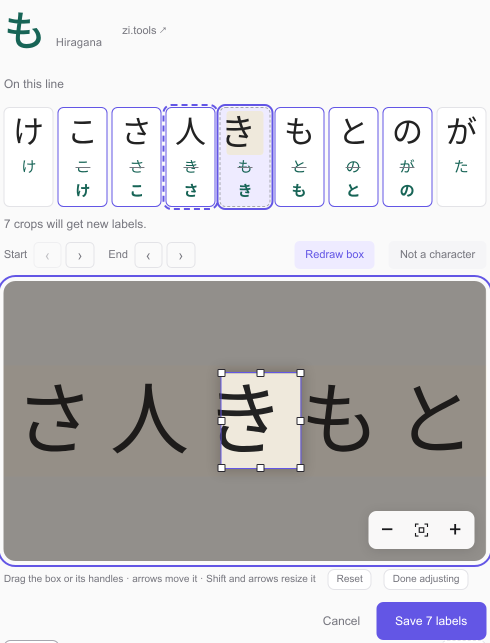
#> input picture pr-566/desktop-light-redraw.png, 980 x 1286 px (shown at 1/2 size)
$ python -i symbol_parts.py   (imports and definitions only)
#> lines starting #> are read from the running program, lines starting #| are printed output that depends on the picture; after the words box and inside, x2 and y2 are one past the last pixel; in counts of white or black regions, pixels touching at a corner belong together
#> further down, picture is the input picture: PIL image 980x1286 RGB; mean R, G, B 200, 198.2, 200.3
### src/glyph_atlas/vocab_tree.py
"""A vocabulary whose values form a tree, each value written as its path from the root.

`data/vocab/production.yaml` is one: `printed/type/metal` narrows `printed/type`, and a record takes
the deepest node its evidence states. A flat list such as `data/vocab/style.yaml` is a tree of one
level. A scope selects values by
the tree: `all`, a node and everything under it, or `not:` and a node for everything outside it.
"""
from functools import cached_property
from pathlib import Path

import yaml


class Tree:
    def __init__(self, path: Path):
        self.path = path

    # [18 lines left out: functions nodes, check, not called in this run]

    def label(self, value: str) -> str:
        return self.nodes[self.check(value)]["en"]

    # [16 lines left out: functions within, in_scope, check_scope, not called in this run]

### src/glyph_atlas/symbol_parts.py
"""Read detached printed triangles separately from neighbouring characters.

Geometry only proposes regions. An OCR vote must identify each triangle before
it appears in a suggestion; automatic splitting requires reliable child readings.
"""

from __future__ import annotations

from itertools import pairwise, product

import numpy as np
from PIL import Image

from .split_proposals import graphemes

ENGINE = "Separated symbol OCR"


def triangle_regions(image: Image.Image) -> list[dict]:
    """Locate filled, upright, disconnected triangles without cutting other ink."""
    if image.width < 10 or image.height < 16:
        return []
    try:
        import cv2
    except ImportError:
        return []
    gray = np.asarray(image.convert("L"))
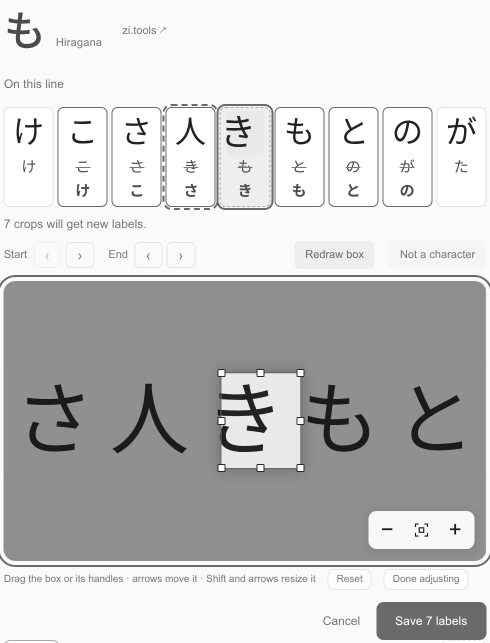
#> gray: shape (1286, 980) (shown at 1/2 size); min 25, max 255, mean 198.8
    if int(gray.max()) - int(gray.min()) < 30:
        return []
    _, mask = cv2.threshold(gray, 0, 255, cv2.THRESH_BINARY_INV + cv2.THRESH_OTSU)
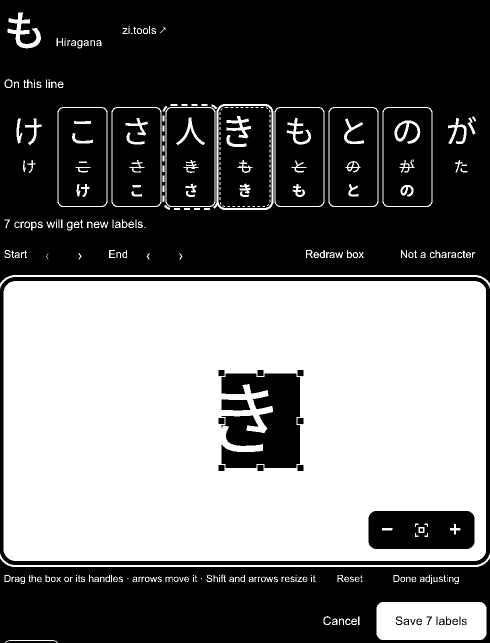
#> mask: shape (1286, 980) (shown at 1/2 size); 44.1% white; 319 white regions (77 under 20 px), largest, box (x1, y1, x2, y2) and area: (7, 562, 972, 1122) 498894, (753, 1204, 973, 1280) 15738, (0, 1107, 980, 1134) 3995
    count, labels, stats, _ = cv2.connectedComponentsWithStats(mask, 8)
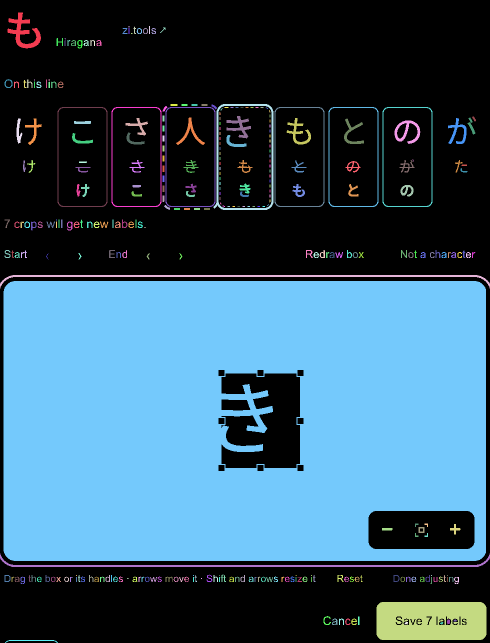
#> labels: shape (1286, 980) int32 (shown at 1/2 size); 320 distinct labels, from 0 to 319; one colour per label, 0 black
#> count = 320; stats = 320 rows, first 6: [0, 0, 980, 1286, 704449], [15, 25, 67, 72, 1726], [257, 52, 2, 3, 6], [267, 53, 5, 15, 38], [298, 52, 2, 16, 32], [320, 55, 11, 11, 30]
    components = [(i, stats[i]) for i in range(1, count) if stats[i, 4] >= 4]
#> components = 315 items, first 6: (1, [15, 25, 67, 72, 1726]), (2, [257, 52, 2, 3, 6]), (3, [267, 53, 5, 15, 38]), (4, [298, 52, 2, 16, 32]), (5, [320, 55, 11, 11, 30]), (6, [245, 56, 10, 12, 58])
    regions = []
    for index, (x, y, w, h, mass) in components:
        if w < 8 or h < 6 or w < image.width * .4 or not .65 <= w / h <= 3:
            continue
        component = np.uint8(labels[y:y+h, x:x+w] == index) * 255
        contours, _ = cv2.findContours(component, cv2.RETR_EXTERNAL, cv2.CHAIN_APPROX_SIMPLE)
        contour = max(contours, key=cv2.contourArea)
        area = cv2.contourArea(contour)
        hull_area = cv2.contourArea(cv2.convexHull(contour))
        if not .38 <= area / (w * h) <= .65 or area / max(1, hull_area) < .87:
            continue
        vertices = cv2.approxPolyDP(contour, .07 * cv2.arcLength(contour, True), True)[:, 0]
        if len(vertices) != 3:
            continue
        apex, *base = sorted(vertices, key=lambda point: point[1])
        left, right = sorted(base, key=lambda point: point[0])
        if (apex[1] > h * .25 or min(left[1], right[1]) < h * .65
                or abs(int(left[1]) - int(right[1])) > h * .25
                or not left[0] + w * .2 <= apex[0] <= right[0] - w * .2):
            continue
        other = (labels != index) & (mask > 0)
        if int(other[y:y+h].sum()) > max(2, mass * .04):
            continue
        # Even when adjacent components have no empty row between them, their
        # non-overlapping vertical extents provide an ink-preserving boundary.
        rows = np.flatnonzero(other.sum(axis=1) >= max(2, image.width * .04))
        before, after = rows[rows < y], rows[rows >= y+h]
        top = (int(before[-1]) + 1 + int(y)) // 2 if len(before) else 0
        bottom = (int(y+h) + int(after[0])) // 2 if len(after) else image.height
        if top == 0 and bottom == image.height:
            continue  # Already one symbol; there is no joined region to separate.
        regions.append((top, bottom))
#> this loop made 315 passes
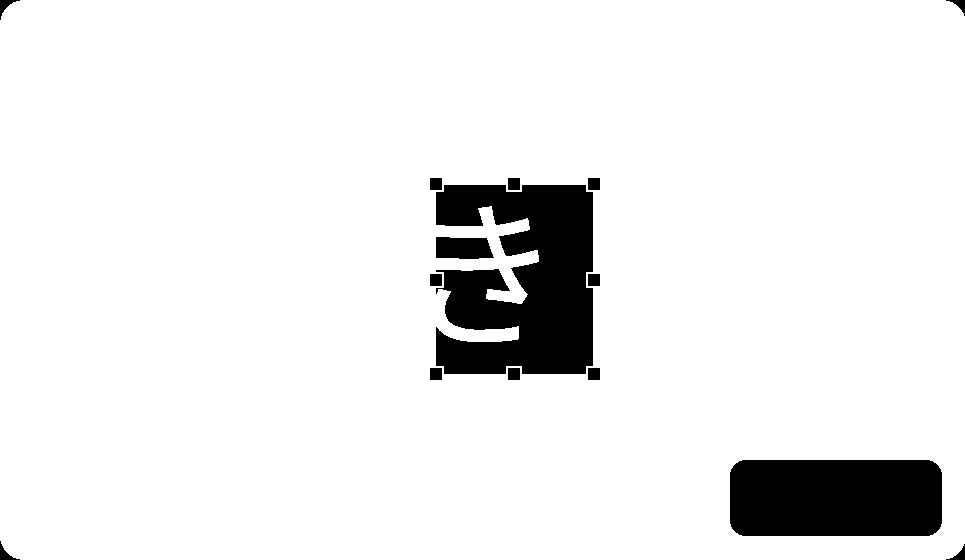
#> component: shape (560, 965); 92.3% white; 15 black regions, largest, box (x1, y1, x2, y2) and area: (436, 185, 593, 374) 22872, (730, 460, 942, 536) 15894, (436, 237, 494, 259) 1119
#> after the loop, regions = []
    regions = sorted(set(regions))
    if not regions or len(regions) > 2 or any(a[1] > b[0] for a, b in pairwise(regions)):
        return []
    edges = sorted({0, image.height, *(v for region in regions for v in region)})
    return [{"box": {"x": 0, "y": top, "w": image.width, "h": bottom-top},
             "symbol": (top, bottom) in regions} for top, bottom in pairwise(edges)]


def _votes(result):
    return result.get("votes", result.get("candidates", []))


# [68 lines left out: functions _triangle_confirmed, _choices, _reliable_text, recognize_parts, not called in this run]

>>> from PIL import Image
>>> picture = Image.open('../../pr-566/desktop-light-redraw.png')
>>> result = triangle_regions(picture)
#> result = []

$ run again, on pr-566/desktop-light-before.png
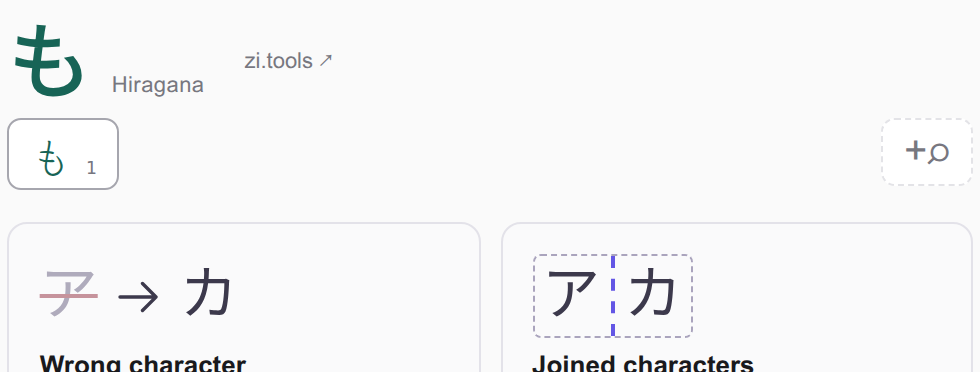
#> input picture pr-566/desktop-light-before.png, 980 x 372 px
#> picture is the input picture: PIL image 980x372 RGB; mean R, G, B 245.2, 245.6, 246.2
#> in triangle_regions, `_, mask = cv2.threshold(gray, 0, 255, cv2.THRESH_BINARY_INV + cv2.THRE..`:
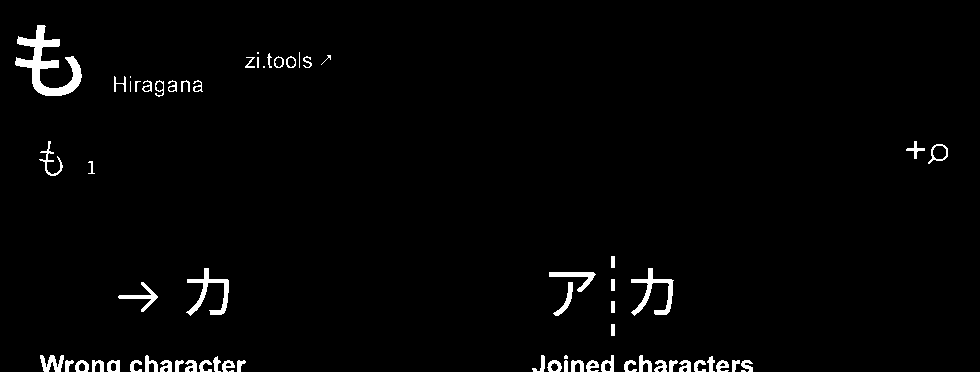
#> mask: shape (372, 980); 2.1% white; 66 white regions (9 under 20 px), largest, box (x1, y1, x2, y2) and area: (15, 25, 82, 96) 1651, (631, 268, 674, 316) 605, (186, 268, 229, 316) 604
#> in triangle_regions, `count, labels, stats, _ = cv2.connectedComponentsWithStats(mask, 8)`:
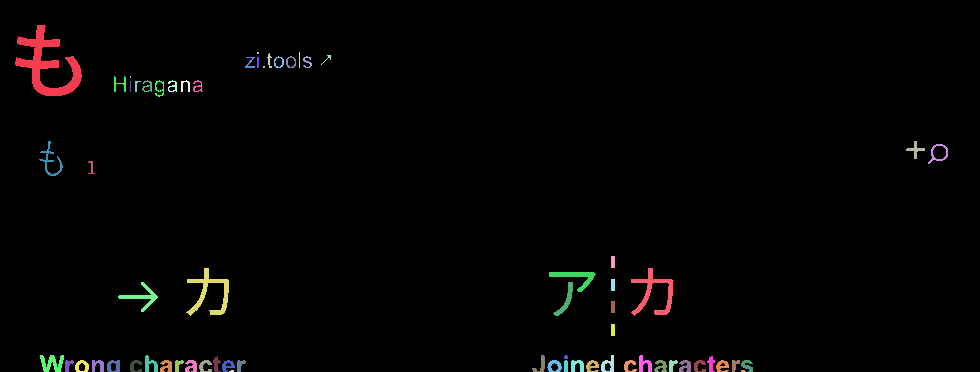
#> labels: shape (372, 980) int32; 67 distinct labels, from 0 to 66; one colour per label, 0 black
#> count = 67; stats = 67 rows, first 6: [0, 0, 980, 372, 356741], [15, 25, 67, 71, 1651], [257, 52, 2, 2, 4], [267, 53, 5, 15, 34], [299, 52, 1, 16, 16], [321, 55, 10, 10, 19]
#> components = 65 items, first 6: (1, [15, 25, 67, 71, 1651]), (2, [257, 52, 2, 2, 4]), (3, [267, 53, 5, 15, 34]), (4, [299, 52, 1, 16, 16]), (5, [321, 55, 10, 10, 19]), (6, [245, 57, 10, 11, 46])
#> the loop in triangle_regions, `for index, (x, y, w, h, mass) in components:` made 65 passes
#> (index, x, y, w, h, mass) on passes 1 to 8: (1, 15, 25, 67, 71, 1651), (2, 257, 52, 2, 2, 4), (3, 267, 53, 5, 15, 34), (4, 299, 52, 1, 16, 16), (5, 321, 55, 10, 10, 19), (6, 245, 57, 10, 11, 46), (7, 257, 57, 2, 11, 22), (8, 274, 56, 10, 12, 48)
#> after the loop in triangle_regions, `for index, (x, y, w, h, mass) in components:`: regions = []

$ run again, on pr-566/desktop-light-shift.png
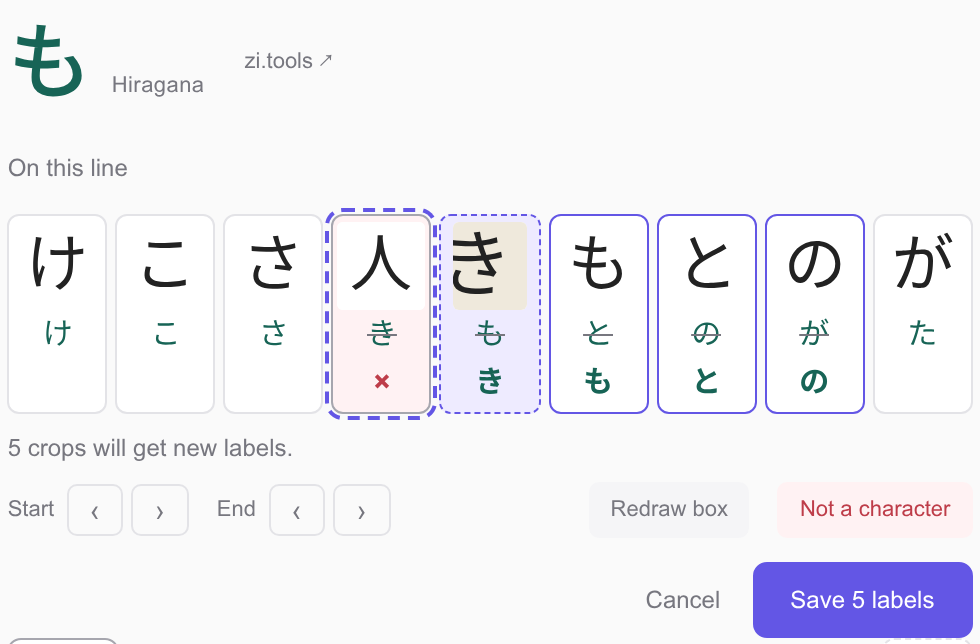
#> input picture pr-566/desktop-light-shift.png, 980 x 644 px
#> picture is the input picture: PIL image 980x644 RGB; mean R, G, B 240.6, 240, 245.2
#> in triangle_regions, `_, mask = cv2.threshold(gray, 0, 255, cv2.THRESH_BINARY_INV + cv2.THRE..`:
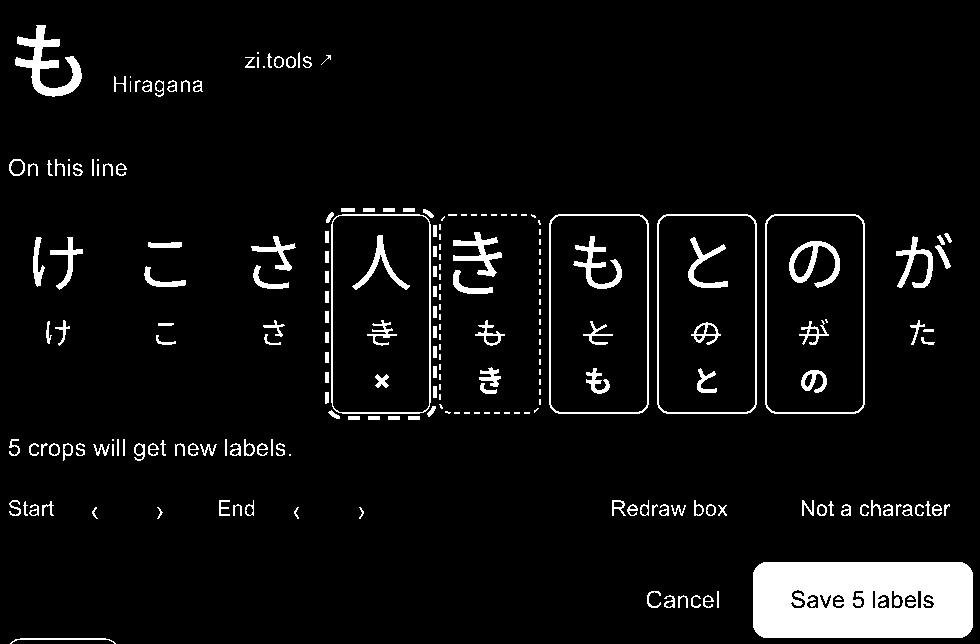
#> mask: shape (644, 980); 6.1% white; 231 white regions (70 under 20 px), largest, box (x1, y1, x2, y2) and area: (753, 562, 973, 638) 15629, (15, 25, 82, 97) 1687, (549, 214, 649, 414) 1152
#> in triangle_regions, `count, labels, stats, _ = cv2.connectedComponentsWithStats(mask, 8)`:
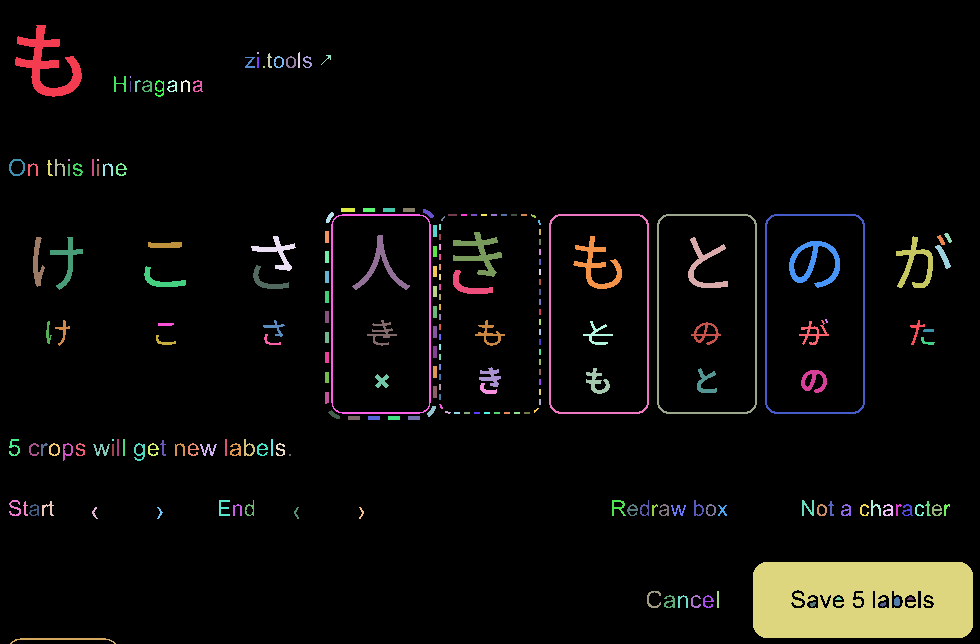
#> labels: shape (644, 980) int32; 232 distinct labels, from 0 to 231; one colour per label, 0 black
#> count = 232; stats = 232 rows, first 6: [0, 0, 980, 644, 592536], [15, 25, 67, 72, 1687], [257, 52, 2, 2, 4], [267, 53, 5, 15, 36], [298, 52, 2, 16, 31], [321, 55, 10, 10, 21]
#> components = 230 items, first 6: (1, [15, 25, 67, 72, 1687]), (2, [257, 52, 2, 2, 4]), (3, [267, 53, 5, 15, 36]), (4, [298, 52, 2, 16, 31]), (5, [321, 55, 10, 10, 21]), (6, [245, 57, 10, 11, 48])
#> the loop in triangle_regions, `for index, (x, y, w, h, mass) in components:` made 230 passes
#> (index, x, y, w, h, mass) on passes 1 to 3: (1, 15, 25, 67, 72, 1687), (2, 257, 52, 2, 2, 4), (3, 267, 53, 5, 15, 36)
#> after the loop in triangle_regions, `for index, (x, y, w, h, mass) in components:`: regions = []
